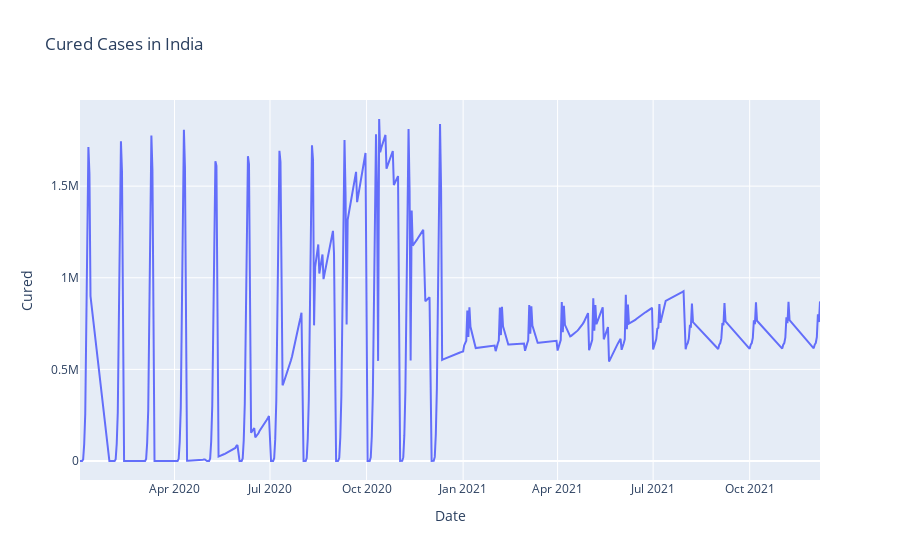

Notebook code for this chart:
### Code cell
fig = px.line(India_Total, x="Date", y="Cured", title='Cured Cases in India')
fig.show()

### Figure 1 — Plotly figure (JSON) as saved in the notebook; plotly's stock layout.template omitted (floating-point values rounded to 4 significant figures; data arrays with more than 128 entries replaced by an {"elided": "..."} marker saying what was removed)
{"data": [{"hovertemplate": "Date=%{x}<br>Cured=%{y}<extra></extra>", "legendgroup": "", "line": {"color": "#636efa", "dash": "solid"}, "marker": {"symbol": "circle"}, "mode": "lines", "name": "", "orientation": "v", "showlegend": false, "type": "scatter", "x": {"elided": "560 str values"}, "xaxis": "x", "y": {"elided": "560 int values"}, "yaxis": "y"}], "layout": {"legend": {"tracegroupgap": 0}, "title": {"text": "Cured Cases in India"}, "xaxis": {"anchor": "y", "domain": [0, 1], "title": {"text": "Date"}}, "yaxis": {"anchor": "x", "domain": [0, 1], "title": {"text": "Cured"}}}}
